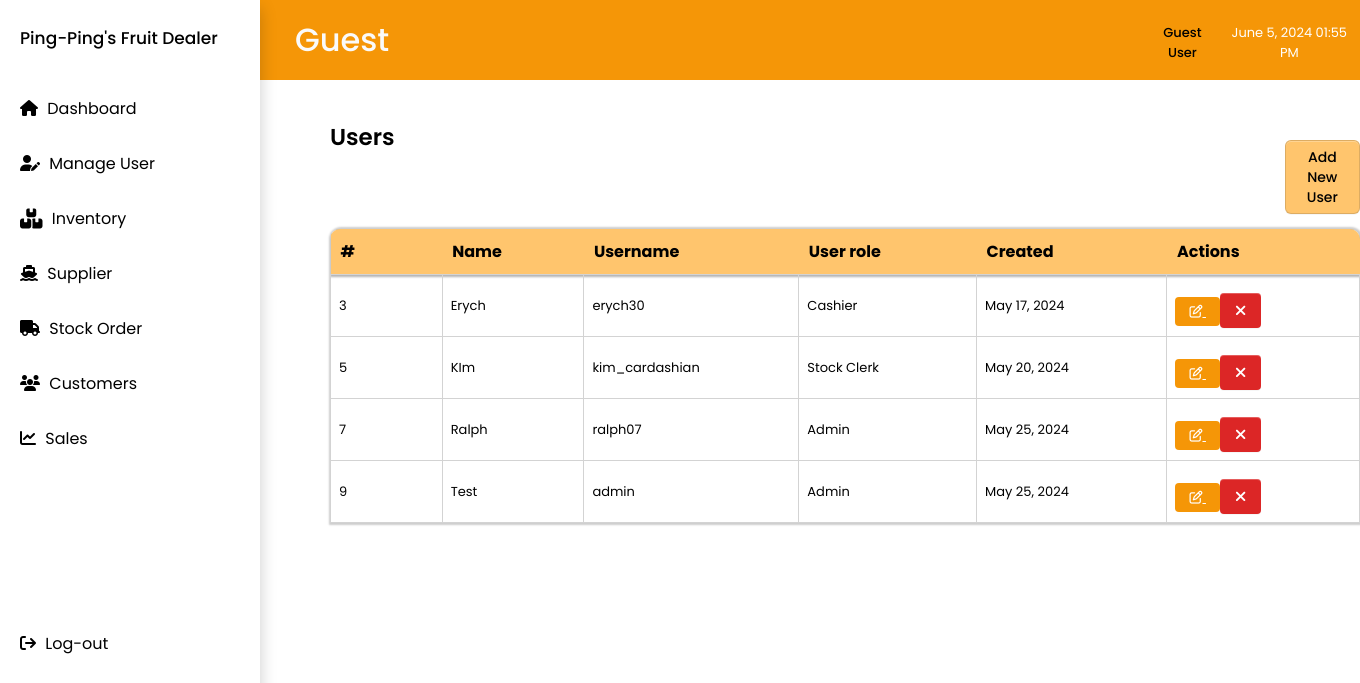
The app's page /manageuser.php, older data.
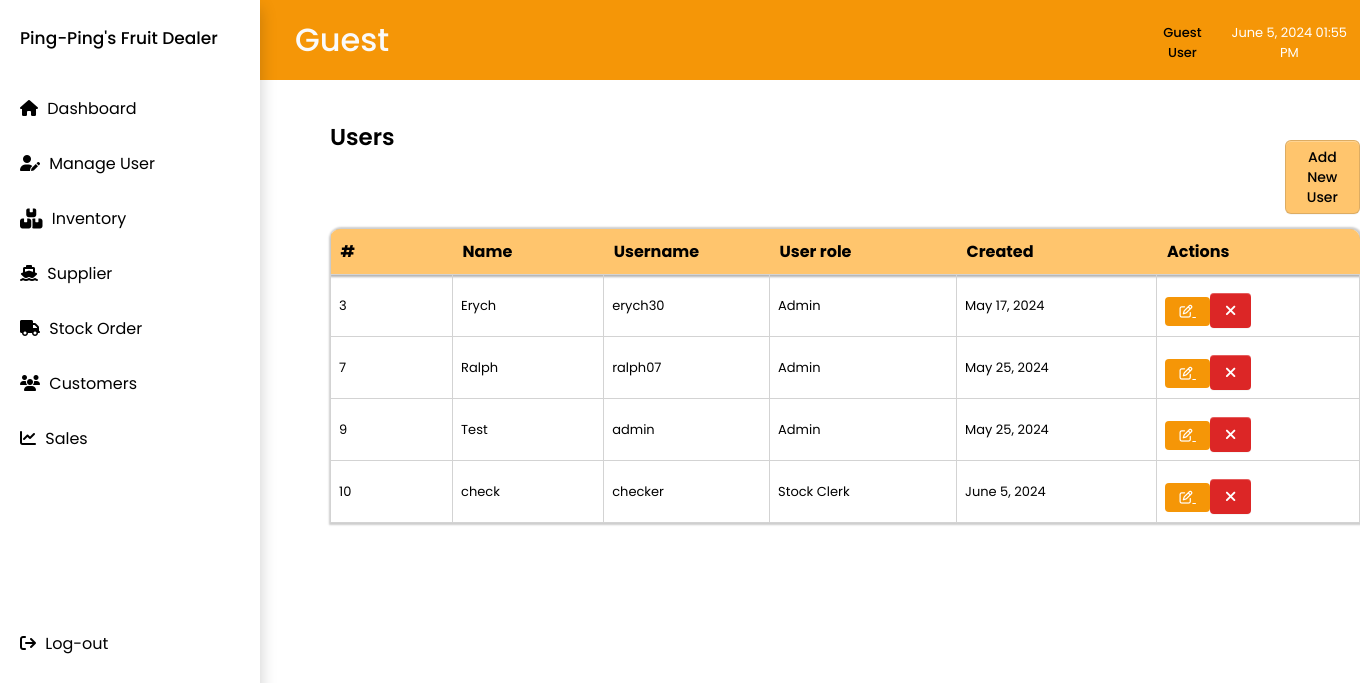
The same page, newer data.
### tables this page shows
CREATE TABLE `manage_user` (
  `Id` int(11) NOT NULL,
  `Name` varchar(255) NOT NULL,
  `Username` varchar(255) NOT NULL,
  `Password` varchar(255) NOT NULL,
  `User_role` varchar(255) NOT NULL,
  `Created` datetime NOT NULL DEFAULT current_timestamp()
);

### manageuser.php (the view, shortened to what this page needs)
<?php
include 'nav.php';
include 'topnav.php';
include 'includes/connection.php';
?>
<!DOCTYPE html>
<html lang="en">
<head>
    <link rel="stylesheet" href="css/main.css">
    <link rel="stylesheet" href="css/manageuser.css">
</head>
<body>
<div class="group_names">
    <div class="group_content">
        <div class="title_and_button">
            <h2>Users</h2>
            <button type="button" onclick="location.href='adduser.php'">Add New User</button>
        </div>
        <table class="group_table">
                <thead>
                    <tr>
                        <th class="border-top-left">#</th>
                        <th>Name</th>
                        <th>Username</th>
                        <th>User role</th>
                        <th>Created</th>
                        <th class="border-top-right">Actions</th>
                    </tr>
                </thead>
                <tbody>
                    <?php
                    $sql = "SELECT * FROM manage_user";
                    $result = $conn->query($sql);
                    while ($row = $result->fetch_assoc()) {
                        $createdDatetime = $row['Created'];
                        $timestamp = strtotime($createdDatetime);
                        $formattedDate = date('F j, Y', $timestamp);
                        echo "
                            <tr>
                                <td>{$row['Id']}</td>
                                <td>{$row['Name']}</td>
                                <td>{$row['Username']}</td>
                                <td>{$row['User_role']}</td>
                                <td>{$formattedDate}</td>
                                <td>
                                    <a href='edituser.php?updateid={$row['Id']}' style='margin-right: 0px; padding: 5px 14px ; font-weight: 0px; border-radius: 4px; background-color: #F59607; color: #ffffff; border: none;'>
                                        <i class='fa-regular fa-pen-to-square' style='color: #ffffff;'></i>
                                    </a>
                                    <button class='btn btn-danger' onclick='deleteUser({$row['Id']})' style='margin-right: 0px; padding: 5px 15px; border-radius: 4px; background-color: #DC2626; color: #ffffff; border: none;'>
                                        <i class='fas fa-times' style='color: #ffffff;'></i>
                                    </button>
                                </td>
                            </tr>";
                    }
                    ?>
                </tbody>
            </table>
        </div>
    </div>
</body>
</html>

Row changes from the older to the newer data that the page shows:
removed manage_user: Id "5", Name "KIm", Username "kim_cardashian", User_role "Stock Clerk", Created "May 20, 2024"
changed manage_user "Erych": User_role "Cashier" → "Admin"
added manage_user: Id "10", Name "check", Username "checker", User_role "Stock Clerk", Created "June 5, 2024"
